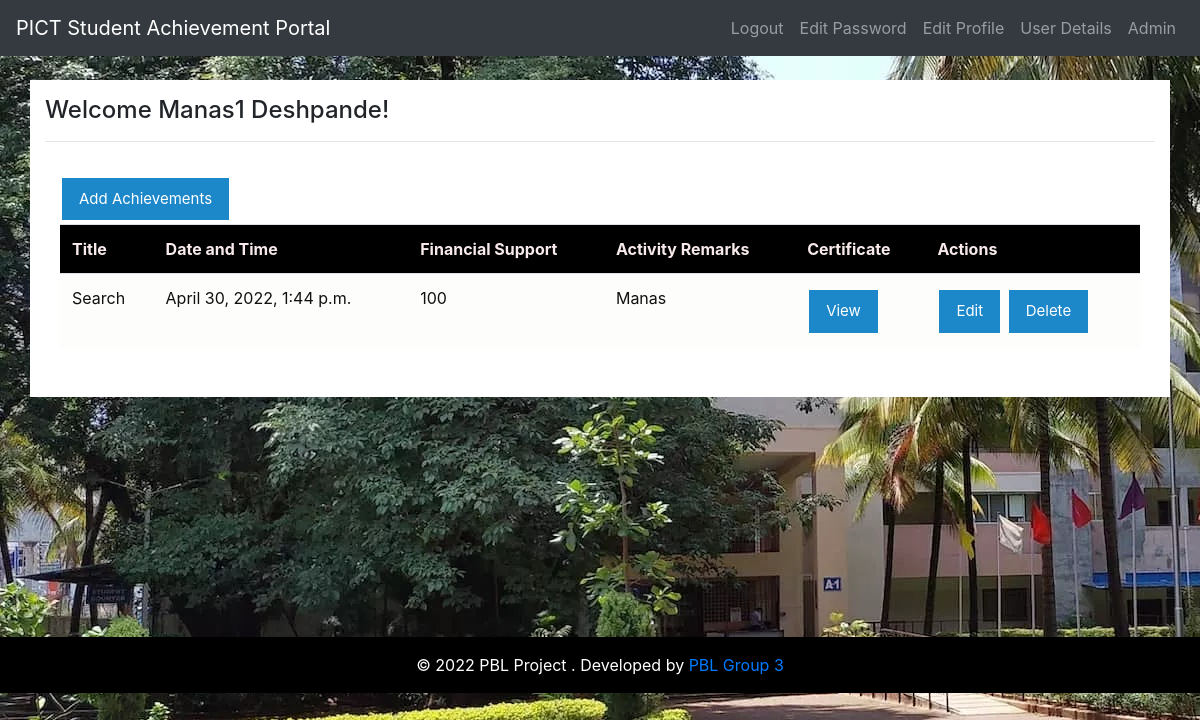
The app's page / (signed in) with its own data.
### CRUD/models.py (models this page shows, shortened)
class Achievements(models.Model):
    user = models.ForeignKey(User,on_delete=models.CASCADE,null=True,blank=True)
    title= models.CharField(max_length=200)
    description=models.CharField(null=True,blank=True,max_length=200)
    support=models.CharField(max_length=200)
    created=models.DateTimeField(auto_now_add=True)
    certificate=models.FileField(blank=False)

### CRUD/views.py (the view)
# urls.py: path('',SAP.as_view(), name='SAP'),
class SAP(LoginRequiredMixin,ListView):
    model=Achievements
    context_object_name='SAP'
    def get_context_data(self,**kwargs):
        context=super().get_context_data(**kwargs)
        context['SAP'] = context['SAP'].filter(user=self.request.user)
        '''search_input=self.request.GET.get('search_area') or ''
        if search_input:
            context['SAP'] = context['SAP'].filter(title__startswith=search_input)
        context['search_input'] = search_input'''
        return context

### CRUD/templates/CRUD/achievements_list.html
{% extends 'CRUD/main.html' %}
{% block content %}
{% if request.user.is_authenticated %}
<h4>Welcome {{request.user.first_name}}&nbsp;{{request.user.last_name}}!</h4>
<hr>
<div class="container">
<a href="{% url 'SAP-create' %}" class="button">Add Achievements</a>
<table class="table">
    <tr>
    <th>Title</th>
    <th>Date and Time</th>
    <th>Financial Support</th>
    <th>Activity Remarks</th>
    <th>Certificate</th>
    <th>Actions</th>
    </tr>
{%for Achievements in SAP%}
<tr>
    <td>{{Achievements.title}}</td>
    <td>{{Achievements.created}}</td>
    <td>{{Achievements.support}}</td>
    <td>{{Achievements.description}}</td>
    <td><a href="/media/{{Achievements.certificate}}" class="button">View</a></td>
    <td>
        <a href="{% url 'SAP-Edit' Achievements.id %}" class="button">Edit</a>
    <a href="{% url 'SAP-delete' Achievements.id %}" class="button">Delete</a></td>
</tr>
{%empty%}
<h3>Your achievements will appear below</h3>
{%endfor%}
{%endif%}
</table>
</div>
{% endblock %}

### records on screen
Achievements: title "Search", created "April 30, 2022, 1:44 p.m.", support "100", description "Manas"

### other values on screen
{{ request.user.first_name }} "Manas1"
{{ request.user.last_name }} "Deshpande"
